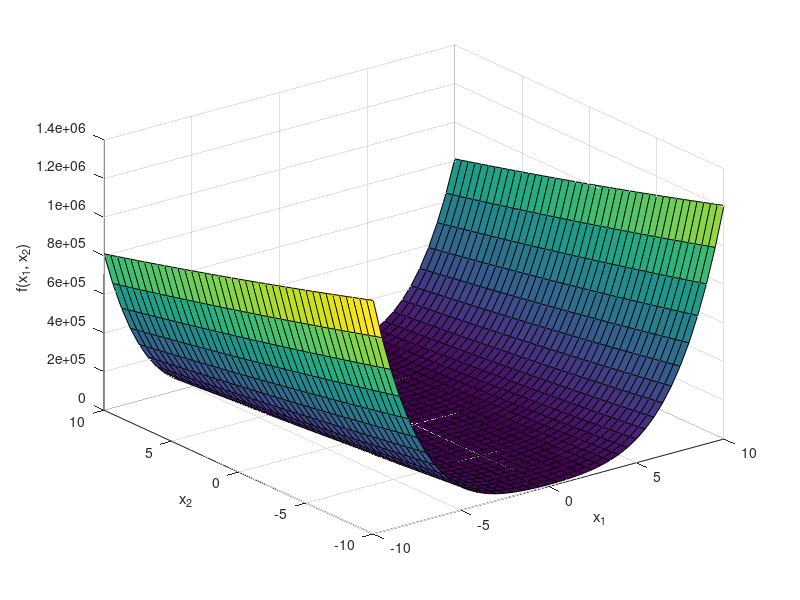
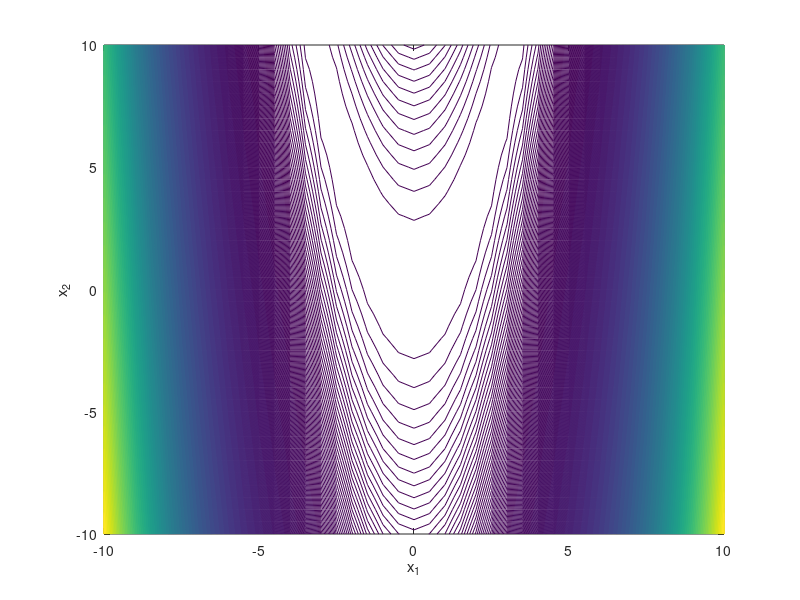

These figures' MATLAB source, in order:
%% Specify the Rosenbrock function
rosenbrock = @(X,Y) (100 * (Y - X.^2).^2 + (X - 1).^2);

% Input mesh
[X, Y] = meshgrid(-10:0.5:10, -10:0.5:10);

%% Evaluate the function
Z = rosenbrock(X,Y);

%% Create surface plot
x0 = 10;
y0 = 10;
width = 400;
height = 400;
set(gcf,'position',[x0, y0, width, height])

surf(X,Y,Z)
xlabel('x_1')
ylabel('x_2')
zlabel('f(x_1, x_2)')

saveas(gcf, 'rosenbrockSurface.png')

%% Create contour plot
x0 = 10;
y0 = 10;
width = 400;
height = 400;
set(gcf,'position',[x0,y0,width,height])

contour(X,Y,Z,1500)
xlabel('x_1')
ylabel('x_2')

saveas(gcf, 'rosenbrockContour.png')
